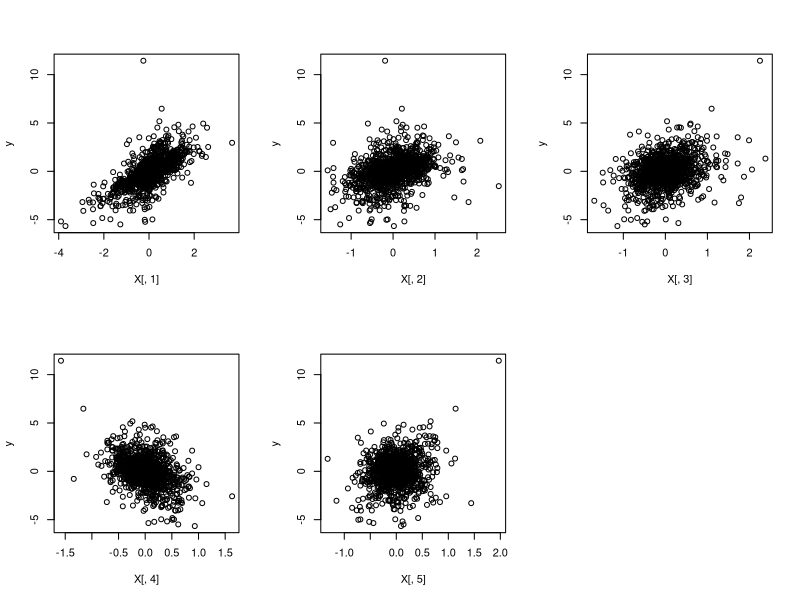
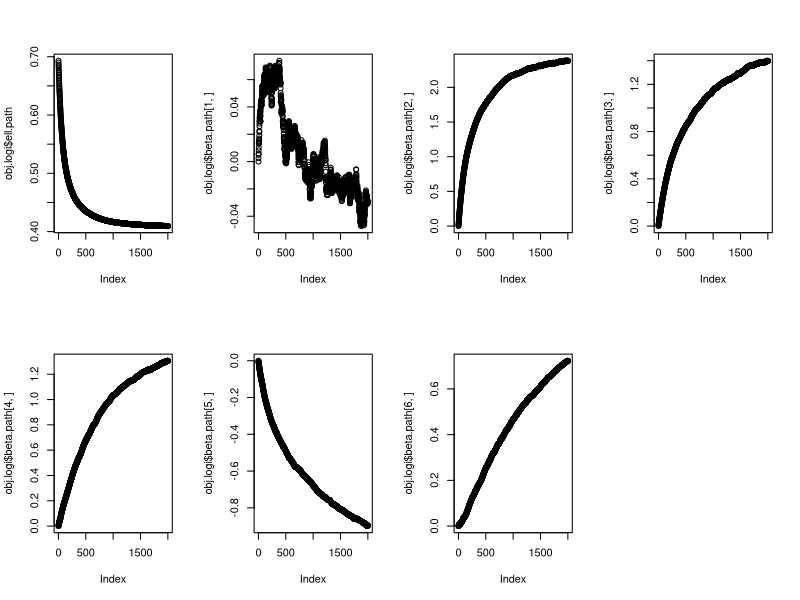

Reproduce these figures in R, in order.
# Drew Osherow Hw4 
# we want to predict the 50th portfolio return whether 
# it will be positive or non-positive using fama-5
# we will implement SGD algo with mini-batch 
# using logistic regression instead of linear regression 

# import the 1st cleaned CSV data file into R
# returns a data frame with a list of variables 
df.y = read.csv("100_Portfolios_10x10_Daily.CSV")

# number of rows
nr.y = nrow(df.y)
# print out nr.y
nr.y
# number of columns
nc.y = ncol(df.y)
# print out nc.y
nc.y

# print out 1st row
# the 1st component is an empty cell and the rest 100 components are the names of 
# the 100 portfolios
df.y[1,]
# print out 1st column
# the 1st component is an empty cell and the rest 1259 components are the dates of 
# the 1259 daily returns
df.y[,1]

# now define data matrix Y (1259 by 100) for prediction
# need to convert a data frame to a numeric matrix
Y = apply(as.matrix.noquote(df.y[2:nr.y, 2:nc.y]), 2, as.numeric)
# the sample size (number of observations or data points)
n = nrow(Y)
# the dimensionality (number of response or Y variables)
q = ncol(Y)

# import the 2nd cleaned CSV data file into R
# returns a data frame with a list of variables 
df.x = read.csv("F-F_Research_Data_5_Factors_2x3_daily 2.CSV")

# number of rows
nr.x = nrow(df.x)
# print out nr.x
nr.x
# number of columns
nc.x = ncol(df.x)
# print out nc.x
nc.x

# print out 1st row
# the 1st component is an empty cell and the rest 6 components are the names of 
# the 6 X variables
df.x[1,]
# print out 1st column
# the 1st component is an empty cell and the rest 1259 components are the dates of 
# the 1259 days of daily factors
df.x[,1]

# now define data matrix X (1259 by 6) for prediction
# need to convert a data frame to a numeric matrix
X.all = apply(as.matrix.noquote(df.x[2:nr.x, 2:nc.x]), 2, as.numeric)
# the sample size (number of observations or data points)
n = nrow(X.all)
# the dimensionality (number of predictor or X variables)
p.all = ncol(X.all)

# preprocess the data
# consider the 50th portfolio return as the Y variable
y.id = 50
y = Y[,y.id]
# consider the excess return of portfolio by subtracting risk-free 
# interest rate (the RF column of X data matrix)
y = y - X.all[,6]
# consider only the 5 factors as the predictors (X variables)
X = X.all[,1:5]
# the sample size (number of observations or data points)
n = nrow(X)
# the dimensionality (number of predictor or X variables)
p = ncol(X)

# let us start with plotting the time series of hte portfolio vs those of 5 factors
# set the plotting area into a 2 by 3 panel
par(mfrow = c(2, 3))
plot(X[,1], y)
plot(X[,2], y)
plot(X[,3], y)
plot(X[,4], y)
plot(X[,5], y)

# calculate the mean and standard deviation for each variable
mean(y)
sd(y)
mean(X[,1])
sd(X[,1])
mean(X[,2])
sd(X[,2])
mean(X[,3])
sd(X[,3])
mean(X[,4])
sd(X[,4])
mean(X[,5])
sd(X[,5])

# calculate the correlation between y and each x variable
cor(y, X[,1])
cor(y, X[,2])
cor(y, X[,3])
cor(y, X[,4])
cor(y, X[,5])

# apply SGD algo with mini-batch idea for classification 
# define logistic function 
mu.logi <- function(X, beta){
  # estimated probability of y label = 1
  mu = exp(X%*%beta)/(1 + exp(X%*%beta))
  return(mu)
}

# define loss function ell(beta)
ell.logi <- function(X, y, beta){
  # sample size (num of rows)
  n = nrow(X)
  loss = (-t(y)%*%X%*%beta + rep(1, n)%*%log(1 + exp(X%*%beta)))/n
  return(loss)
}

# define the gradient of loss function ell(Beta)
ell.logi.grad <- function(X, y, beta){
  # sample size (num of rows)
  n = nrow(X)
  grad = (t(X)%*%(mu.logi(X, beta) - y))/n
  return(grad)
}

# find optimal value of beta (with lowest loss) using gradient descent & mini-batch
# set default mini-batch size to 100
# stepsize shouldn't be too large 
ell.logi.opt.mb <- function(X, y, beta.ini, mbsize = 100, stepsize = 0.05,
                            maxsteps = 2000, tol = 1e-4){
  # sample size ( num of rows)
  n = nrow(X)
  # dimensionality 
  p = ncol(X)
  #beta.opt holds current value of optimal beta 
  beta.opt = beta.ini
  beta.opt.old = beta.opt
  # record paths of beta.opt and ell(X, y, beta.opt) during course of itereations
  beta.path = beta.ini
  ell.path = ell.logi(X, y, beta.ini)
  # iteration count
  iter = 0
  # for early stopping 
  update = 1e8
  
  while((iter < maxsteps) && (update > tol)){
    # take a random set of mbsize data points from 1 to n
    mb.ind = sample(1:n, mbsize)
    X.mb = as.matrix(X[mb.ind, ], length(mb.ind), p)
    y.mb = as.matrix(y[mb.ind, ], length(mb.ind), 1)
    
    # gradient dsscent small step size
    # use mini-batch to compute gradient of loss function
    beta.opt = beta.opt - stepsize*(ell.logi.grad(X.mb, y.mb, beta.opt))
    # use relative change to check convergence for early stopping
    update = norm(beta.opt - beta.opt.old, type="F")/max(1e-4, norm(beta.opt.old, type="F"))
    beta.opt.old = beta.opt
    # add new values beta.opt and ell(X, y, beta.opt) to solution path
    # attach new column to matrix beta.path after each iteration
    beta.path = cbind(beta.path, beta.opt)
    ell.path = c(ell.path, ell.logi(X, y, beta.opt))
    # increase iteration count by one
    iter = iter + 1
  }
  
  # this function returns an object (list of items)
  obj = list(beta.opt = beta.opt, beta.path = beta.path, ell.path = ell.path, iter = iter,
             update = update)
  return(obj)
}

# compute value of optimal beta
n = nrow(X)
# add constant column of 1's to data matrix x for intercept term
X.aug = cbind(rep(1, n), X)
# new dimensionality (p + 1)
p.aug = ncol(X.aug)
# set y as column vector
y = as.matrix(y, n, 1)
# convert portfolio returns into 0/1's for classification
# 0 means return <= 0
# 1 means return > 0
y.cn = (y > 0)

# test sample size (last year 1/1/2017 - 12-31-2017)
n.test = 251
# training sample size (1st 4 years 1/1/2013 - 12/31/2016)
n.train = n - n.test
# traning sample 
X.aug.train = X.aug[1:n.train, ]
y.train.cn = as.matrix(y.cn[1:n.train, ], n.train, 1)
# test sample 
X.aug.test = X.aug[(n.train+1):n, ]
y.test.cn = as.matrix(y.cn[(n.train+1):n, ], n.test, 1)

# set initial value to zero vector
beta.ini = as.matrix(rep(0, p.aug), p.aug, 1)
obj.logi = ell.logi.opt.mb(X.aug.train, y.train.cn, beta.ini)
# num of iterations used
obj.logi$iter
# relative change from last iteration
obj.logi$update

# value of optimal beta
obj.logi$beta.opt

# plot path of ell(X, y, beta.opt) and beta.opt during course of iterations
# set plotting area into 2 by 4 panel
par(mfrow = c(2, 4))
plot(obj.logi$ell.path)
plot(obj.logi$beta.path[1, ])
plot(obj.logi$beta.path[2, ])
plot(obj.logi$beta.path[3, ])
plot(obj.logi$beta.path[4, ])
plot(obj.logi$beta.path[5, ])
plot(obj.logi$beta.path[6, ])

# define prediction error pe(beta) as classification error rate 
pe.logi <- function(X, y, beta){
  # sampe size (num of rows)
  n = nrow(X)
  pe = sum(y != (mu.logi(X, beta) > 0.5))/n
  return(pe)
}

# calculate prediction error using test sample
obj.pe.logi = pe.logi(X.aug.test, y.test.cn, obj.logi$beta.opt)
# print out prediction error 
obj.pe.logi